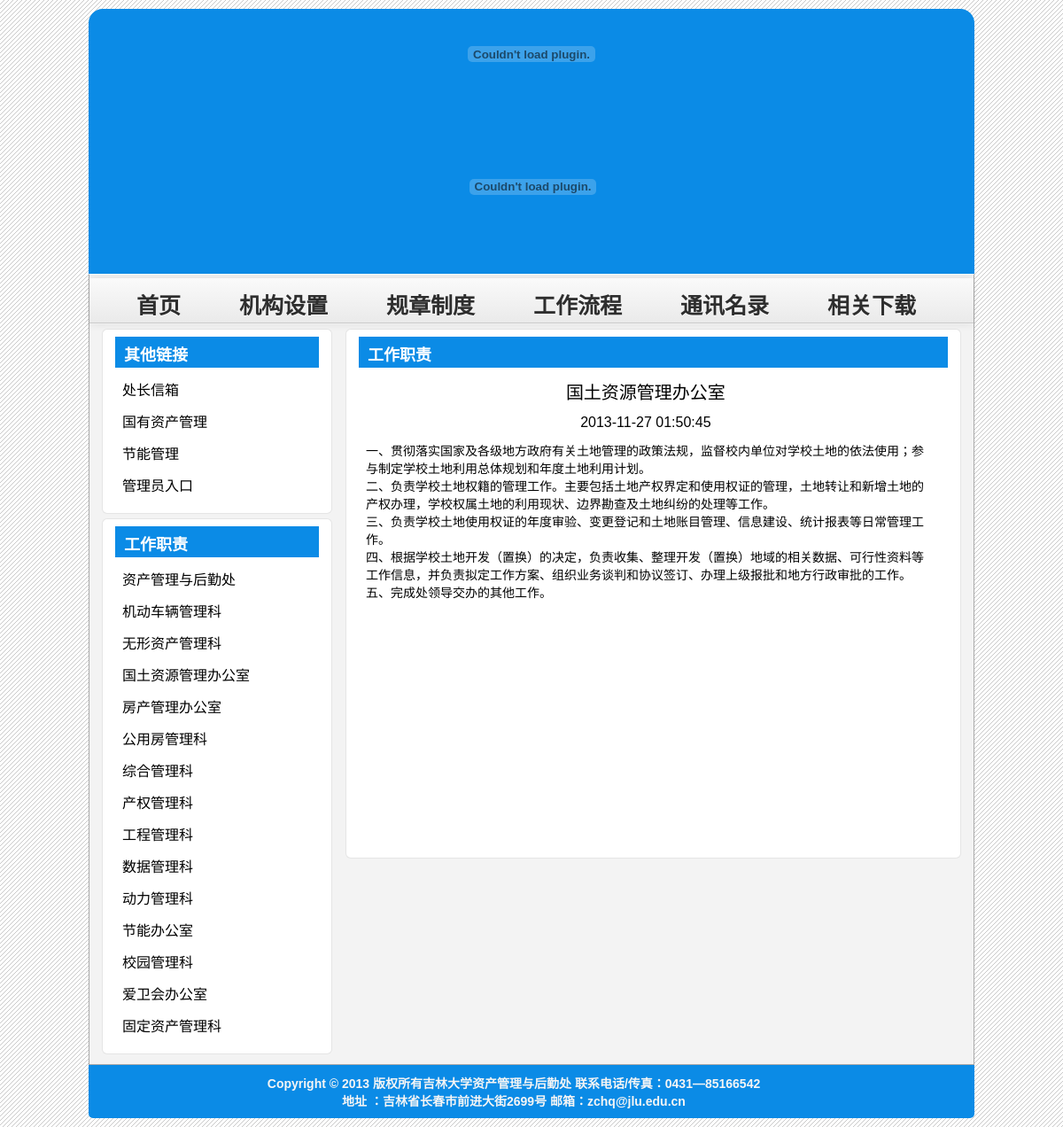
The app's page /view.php?aid=5705 with its own data.
### tables this page shows
CREATE TABLE `dede_archives` (
  `id` mediumint(8) unsigned NOT NULL DEFAULT '0',
  `typeid` smallint(5) unsigned NOT NULL DEFAULT '0',
  `typeid2` varchar(90) NOT NULL DEFAULT '0',
  `sortrank` int(10) unsigned NOT NULL DEFAULT '0',
  `flag` set('c','h','p','f','s','j','a','b') DEFAULT NULL,
  `ismake` smallint(6) NOT NULL DEFAULT '0',
  `channel` smallint(6) NOT NULL DEFAULT '1',
  `arcrank` smallint(6) NOT NULL DEFAULT '0',
  `click` mediumint(8) unsigned NOT NULL DEFAULT '0',
  `money` smallint(6) NOT NULL DEFAULT '0',
  `title` char(100) NOT NULL,
  `shorttitle` char(36) NOT NULL DEFAULT '',
  `color` char(7) NOT NULL DEFAULT '',
  `writer` char(20) NOT NULL DEFAULT '',
  `source` char(30) NOT NULL DEFAULT '',
  `litpic` char(100) NOT NULL DEFAULT '',
  `pubdate` int(10) unsigned NOT NULL DEFAULT '0',
  `senddate` int(10) unsigned NOT NULL DEFAULT '0',
  `mid` mediumint(8) unsigned NOT NULL DEFAULT '0',
  `keywords` char(30) NOT NULL DEFAULT '',
  `lastpost` int(10) unsigned NOT NULL DEFAULT '0',
  `scores` mediumint(8) NOT NULL DEFAULT '0',
  `goodpost` mediumint(8) unsigned NOT NULL DEFAULT '0',
  `badpost` mediumint(8) unsigned NOT NULL DEFAULT '0',
  `voteid` mediumint(8) NOT NULL,
  `notpost` tinyint(1) unsigned NOT NULL DEFAULT '0',
  `description` varchar(255) NOT NULL DEFAULT '',
  `filename` varchar(40) NOT NULL DEFAULT '',
  `dutyadmin` mediumint(8) unsigned NOT NULL DEFAULT '0',
  `tackid` int(10) NOT NULL DEFAULT '0',
  `mtype` mediumint(8) unsigned NOT NULL DEFAULT '0',
  `weight` int(10) NOT NULL DEFAULT '0',
  PRIMARY KEY (`id`),
  KEY `sortrank` (`sortrank`),
  KEY `mainindex` (`arcrank`,`typeid`,`channel`,`flag`,`mid`),
  KEY `lastpost` (`lastpost`,`scores`,`goodpost`,`badpost`,`notpost`)
);

CREATE TABLE `dede_arctype` (
  `id` smallint(5) unsigned NOT NULL AUTO_INCREMENT,
  `reid` smallint(5) unsigned NOT NULL DEFAULT '0',
  `topid` smallint(5) unsigned NOT NULL DEFAULT '0',
  `sortrank` smallint(5) unsigned NOT NULL DEFAULT '50',
  `typename` char(30) NOT NULL DEFAULT '',
  `typedir` char(60) NOT NULL DEFAULT '',
  `isdefault` smallint(6) NOT NULL DEFAULT '0',
  `defaultname` char(15) NOT NULL DEFAULT 'index.html',
  `issend` smallint(6) NOT NULL DEFAULT '0',
  `channeltype` smallint(6) DEFAULT '1',
  `maxpage` smallint(6) NOT NULL DEFAULT '-1',
  `ispart` smallint(6) NOT NULL DEFAULT '0',
  `corank` smallint(6) NOT NULL DEFAULT '0',
  `tempindex` char(50) NOT NULL DEFAULT '',
  `templist` char(50) NOT NULL DEFAULT '',
  `temparticle` char(50) NOT NULL DEFAULT '',
  `namerule` char(50) NOT NULL DEFAULT '',
  `namerule2` char(50) NOT NULL DEFAULT '',
  `modname` char(20) NOT NULL DEFAULT '',
  `description` char(150) NOT NULL DEFAULT '',
  `keywords` varchar(60) NOT NULL DEFAULT '',
  `seotitle` varchar(80) NOT NULL DEFAULT '',
  `moresite` tinyint(1) unsigned NOT NULL DEFAULT '0',
  `sitepath` char(60) NOT NULL DEFAULT '',
  `siteurl` char(50) NOT NULL DEFAULT '',
  `ishidden` smallint(6) NOT NULL DEFAULT '0',
  `cross` tinyint(1) NOT NULL DEFAULT '0',
  `crossid` text,
  `content` text,
  `smalltypes` text,
  PRIMARY KEY (`id`),
  KEY `reid` (`reid`,`isdefault`,`channeltype`,`ispart`,`corank`,`topid`,`ishidden`),
  KEY `sortrank` (`sortrank`)
);

### model/index.php (called while the page is built, shortened)
<?php
function getList2($typeid, $start = 0, $size = 20) {
	$sql  = "select a.id, a.title, left(FROM_UNIXTIME(a.pubdate), 10) as pubdate from dede_archives a, dede_arctype t ";
	$sql .= "where (a.typeid=$typeid or t.reid=$typeid) and t.id=a.typeid order by pubdate desc ";
	$sql .= "limit $start, $size";
	return mysql_query($sql);
}
function getOneType($typeid, $flag = true) {
	$sql = "select * from dede_arctype where id=$typeid";
	$result =  mysql_query($sql);
	$data = mysql_fetch_array($result);
	$topid = $data['topid'];
	return $data;
}
function getOneArchive($aid) {
	$sql  = "select a.id, a.typeid, a.title, FROM_UNIXTIME(a.pubdate) as pubdate ";
	$sql .= "from dede_archives a where a.id=$aid  ";
	$result =  mysql_query($sql);
	return mysql_fetch_array($result);
}
function isDownloadType($typeid) {
	$sql = "select topid from dede_arctype where id=$typeid";
	$result =  mysql_query($sql);
	$row = mysql_fetch_array($result);
	$typidDownload = 103;
	$f = ($typeid == $typidDownload || $row['topid'] == $typidDownload);
	return $f;
}
?>

### view.php (the view, shortened to what this page needs)
<!DOCTYPE html PUBLIC "-//W3C//DTD XHTML 1.0 Transitional//EN" "http://www.w3.org/TR/xhtml1/DTD/xhtml1-transitional.dtd">
<html xmlns="http://www.w3.org/1999/xhtml">
<head>
<?php include("./include/media/css.php");?>
</head>
<body>
<?php
require("./model/index.php");
?>
<div id="wrapper">
<?php include("./include/header.php");?>
<div id="content">
    <?php include("./include/nav.php");?>
	<div id="main">
		<table>
			<tr>
				<td>
					<?php include("./include/sidebar.php");?>
				</td>
				<td>
					<div class="box area area5">
						<div>
						<?php
							$aid       = $_GET['aid'];
							$archive = getOneArchive($aid);
							$typeid    = $archive['typeid'];
							$isDownloadType = isDownloadType($typeid);
							if ($isDownloadType) {
								$data = array_merge($archive, getOneDownload($aid));
							} else {
								$data = array_merge($archive, getOneArticle($aid));
							}
							$type      = getOneType($typeid);
							$typename  = $type['typename'];
			    		?>
							<span class="box_title"><a href="list.php?tid=<?php echo $typeid;?>"><?php echo $typename;?></a></span>
							<table class="list_table" >
								<tr>
									<td style="text-align: center; font-size: 20px;"><?php echo $data["title"];?></td>
								</tr>
								<tr>
									<td style="text-align: center;"><?php echo $data["pubdate"];?></td>
								</tr>
								<tr>
									<td>
										<?php
									        if ($isDownloadType) {
									        	echo $data["introduce"]. "<br>";
									        	echo "<a href='". softlinksSolve($data["softlinks"]). "'>下载</a>";
									        } else {
									        	echo $data["body"];
									        }
									    ?></td>
								</tr>
							</table>
						</div>
					</div>
				</td>
			</tr>
		</table>
	</div>
</div>
<?php include("./include/footer.php");?>
</div>
</body>
</html>

### include/sidebar.php
			<div class="box area2" style="">
	<div>
		<span class="box_title"><a>其他链接</a></span>
		<table class="list_table">
			<tr><td><a href="view.php?aid=5600" title="">处长信箱</a></td></tr>
			<tr><td><a href="http://10.60.16.64" title="">国有资产管理</a></td></tr>
			<tr><td><a href="http://10.60.16.157:8006" title="">节能管理</a></td></tr>
			<tr><td><a href="background/login.html" title="">管理员入口</a></td></tr>
		</table>
	</div>
</div>
   <div class="box area2" style="">
	<div>
		<span class="box_title"><a>工作职责</a></span>
		<table class="list_table">
			<?php
  				$list = getList2(102);
  				while($row = mysql_fetch_array($list)){
			?>
				<tr><td>
					<a href="view.php?aid=<?php echo $row['id'];?>" title=""><?php echo $row["title"];?></a>
				</td></tr>
			<?php } ?>
		</table>
	</div>
</div>

### media/css/common/layout.css (style rules this page uses)
a { display: inline-block; }
table { border-collapse:collapse; }
table tr td { vertical-align: top; }
.list_table { margin: 12px 8px 0; width: 95%; }
.list_table td { padding: 0 0 12px 0; }
#wrapper { width: 1000px; margin: auto; position:relative; _margin-left: 100px; }
#content { position: relative; border-radius: 0 0 0px 0px; zoom: 0; }
.area { margin: 0 3px 5px; width: 945px; height: 274px; position: relative; }
.area2 { margin: 0 3px 5px; width: 230px; position: relative; float: left; }
.area5 { width: 665px; height: 100%; }
.box { padding: 8px 14px; background: #fff; border: 1px solid rgba(0, 0, 0, 0.1); border-radius: 6px; border: 1px solid #AAA; }
#main { z-index:1; padding: 5px 10px; }
span.box_title a { display: block; background: #06c; color: #fff; padding: 6px 0 1px 10px; border-radius: 0px 0 0 0; line-height: 1.5; height: 28px; font: bold 18px arial,sans-serif,微软雅黑,宋体,仿宋,黑体; background: #0b8be6; text-align: left; }

### media/css/common/color.css (style rules this page uses)
.list_table a { color: #000; }
#content { border:1px #aaa solid; border-top:1px #fff solid; background: #F3F3F3; }
#sidebar .sidebar_nav ul li,#sidebar .sidebar_nav_1 ul li, { border-top: 1px solid #fff; border-bottom: 1px solid #fff; }

### records on screen
dede_archives: title "资产管理与后勤处"
dede_archives: title "机动车辆管理科"
dede_archives: title "无形资产管理科"
dede_archives: title "国土资源管理办公室"
dede_archives: title "房产管理办公室"
dede_archives: title "公用房管理科"
dede_archives: title "综合管理科"
dede_archives: title "产权管理科"
dede_archives: title "工程管理科"
dede_archives: title "数据管理科"
dede_archives: title "动力管理科"
dede_archives: title "节能办公室"
dede_archives: title "校园管理科"
dede_archives: title "爱卫会办公室"
dede_archives: title "固定资产管理科"
dede_arctype: typename "工作职责"

### other values on screen
$data["pubdate"] "2013-11-27 01:50:45"
